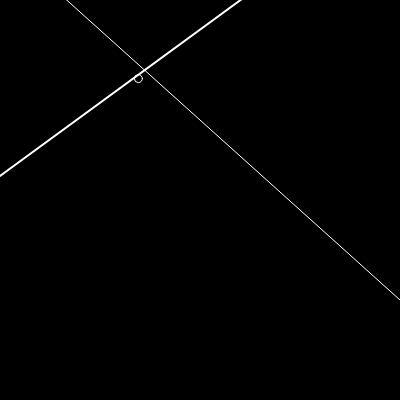
Frame 1 (no input)
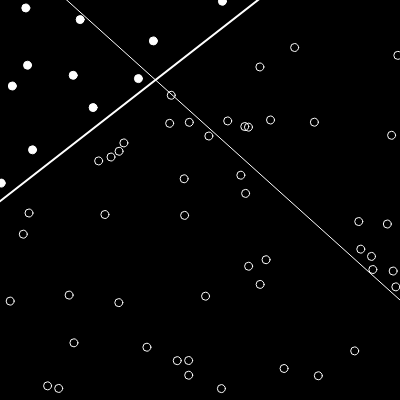
Frame 60 (no input)
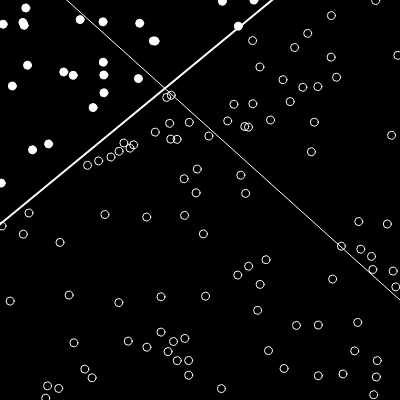
Frame 120 (the mouse pressed at the canvas centre since frame 60)

The p5.js sketch that drew these frames (run headless with seeded random() and noise() and a simulated clock; from frame 60 on, the mouse is pressed at the canvas centre):

// p5.js sketch
// ── sketch.js
// A list of points we will use to "train" the perceptron
let trainingSet = new Array(2000);
// A Perceptron object
let perceptron;

// We will train the perceptron with one "Point" object at a time
let count = 0;

// Coordinate space
let xmin = -1;
let ymin = -1;
let xmax = 1;
let ymax = 1;

// learning rate
const learningRate = 0.001;

// num of inputs with bias
const numOfInputs = 3; // -> 2 inputs(x,y for each point) + bias -> 3

// bias value should be 1
const bias = 1;

// The function to describe a line -> y = mx + c
function f(x) {
  return -0.9 * x + 0.4;
}

/**
 * P5.js setup
 */
function setup() {
  createCanvas(400, 400);

  // The perceptron has 3 inputs -- x, y, and bias
  // Second value is "Learning Constant"
  perceptron = new Perceptron(numOfInputs, learningRate); // Learning Constant is low just b/c it's fun to watch, this is not necessarily optimal

  // Create a random set of trainingSet points and calculate the "known" answer
  for (let i = 0; i < trainingSet.length; i++) {
    let x = random(xmin, xmax);
    let y = random(ymin, ymax);
    let answer = 1;
    if (y < f(x)) answer = -1;
    trainingSet[i] = {
      input: [x, y, bias],
      output: answer
    };
  }
}


function draw() {
  background(0);

  // Draw the initial line
  strokeWeight(1);
  stroke(255);
  let x1 = map(xmin, xmin, xmax, 0, width);
  let y1 = map(f(xmin), ymin, ymax, height, 0);
  let x2 = map(xmax, xmin, xmax, 0, width);
  let y2 = map(f(xmax), ymin, ymax, height, 0);
  line(x1, y1, x2, y2);

  // Draw the line based on the current weights
  // Formula is weights[0]*x + weights[1]*y + weights[2] = 0
  stroke(255);
  strokeWeight(2);
  let weights = perceptron.getWeights();
  x1 = xmin;
  x2 = xmax;

  // With the equation "w0(x)+w1(y)+w2(b)=0" -> This is the equation of line
  // we can then make this "w0(x)+w2(b)=-w1(y)" 
  // which then becomes "y = -w0(x)/w1-w2(b)/w1"
  // since bias (b) is zero,
  // "y = -w0(x)/w1-w2/w1"
  y1 = (-weights[2] - weights[0] * x1) / weights[1];
  y2 = (-weights[2] - weights[0] * x2) / weights[1];

  x1 = map(x1, xmin, xmax, 0, width);
  y1 = map(y1, ymin, ymax, height, 0);
  x2 = map(x2, xmin, xmax, 0, width);
  y2 = map(y2, ymin, ymax, height, 0);
  line(x1, y1, x2, y2);


  // Train the Perceptron with one "training set" point at a time
  perceptron.train(trainingSet[count].input, trainingSet[count].output);
  count = (count + 1) % trainingSet.length;

  // Draw all the points based on what the Perceptron would "guess"
  // Does not use the "known" correct answer
  for (let i = 0; i < count; i++) {
    stroke(255);
    strokeWeight(1);
    fill(255);
    let guess = perceptron.feedforward(trainingSet[i].input);
    if (guess > 0) noFill();

    let x = map(trainingSet[i].input[0], xmin, xmax, 0, width);
    let y = map(trainingSet[i].input[1], ymin, ymax, height, 0);
    ellipse(x, y, 8, 8);
  }
}

// ── perceptron.js
// Perceptron is created with n weights and learning constant
class Perceptron {
  constructor(n, c) {
    // Array of weights for inputs
    this.weights = new Array(n);
    // Start with random weights
    for (let i = 0; i < this.weights.length; i++) {
      this.weights[i] = random(-1, 1);
    }
    this.c = c; // learning rate/constant
  }

  // Function to train the Perceptron
  // Weights are adjusted based on "desired" answer
  train(inputs, desired) {
    // Guess the result
    let guess = this.feedforward(inputs);
    // Compute the factor for changing the weight based on the error
    // Error = desired output - guessed output
    // Note this can only be 0, -2, or 2
    // Multiply by learning constant
    let error = desired - guess;
    // Adjust weights based on weightChange * input
    for (let i = 0; i < this.weights.length; i++) {
      this.weights[i] += this.c * error * inputs[i];
    }
  }

  // Guess -1 or 1 based on input values
  feedforward(inputs) {
    // Sum all values
    let sum = 0;
    for (let i = 0; i < this.weights.length; i++) {
      sum += inputs[i] * this.weights[i];
    }
    // Result is sign of the sum, -1 or 1
    return this.activate(sum);
  }

  activate(sum) {
    if (sum > 0) return 1;
    else return -1;
  }

  // Return weights
  getWeights() {
    return this.weights;
  }
  
}
